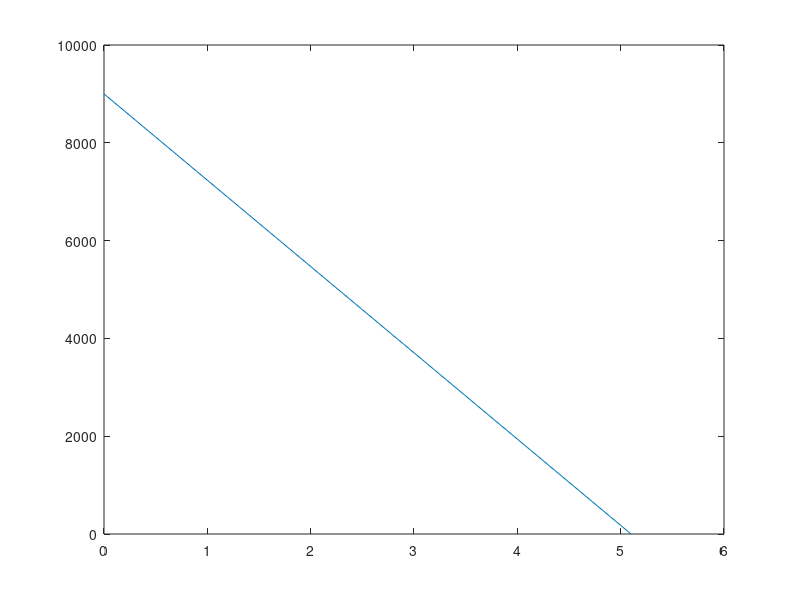

Write MATLAB code to recreate this figure.
F_pkcmax=9000;
p_max=5.1;
p_inc=0:0.1:p_max;


F_pklc=F_pkcmax-((F_pkcmax./p_max).*p_inc);

figure(200)

plot(p_inc,F_pklc)
